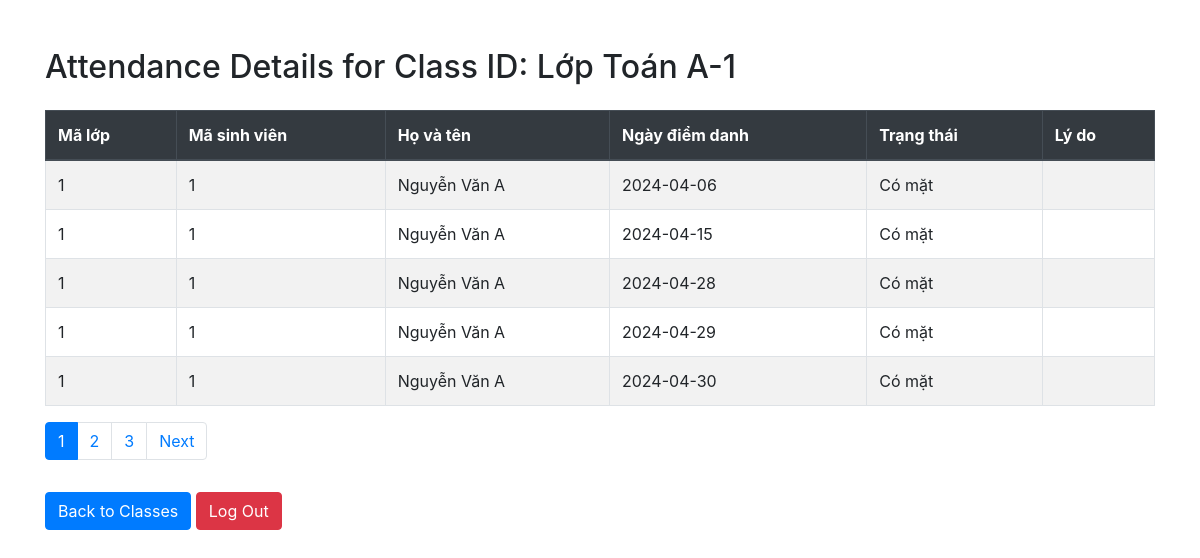
Screenshot of /code/chitietdiemdanh-sv.php?id=1 (signed in) with the database file from the repository.
### tables this page shows
CREATE TABLE `classes` (
  `class_id` int(11) NOT NULL,
  `class_name` varchar(255) NOT NULL,
  `subject_id` int(11) NOT NULL,
  `semester_id` int(11) NOT NULL,
  `teacher_id` int(11) NOT NULL
);

CREATE TABLE `attendances` (
  `attendance_id` int(11) NOT NULL,
  `class_id` int(11) NOT NULL,
  `student_id` int(11) NOT NULL,
  `attendance_date` date NOT NULL,
  `status` enum('Có mặt','Vắng','Vắng có phép') NOT NULL,
  `lydo` text DEFAULT NULL
);

CREATE TABLE `student` (
  `student_id` int(11) NOT NULL,
  `username` varchar(255) NOT NULL,
  `password` varchar(255) NOT NULL,
  `fullname` varchar(255) NOT NULL,
  `email` varchar(255) NOT NULL,
  `phone_number` varchar(255) NOT NULL
);

### code/chitietdiemdanh-sv.php (the view, shortened to what this page needs)
<?php
    include 'connect.php';
    $u = $_SESSION['username'];
    $id = $_GET['id'];
    $records_per_page = 5;
    $sql_count = "SELECT COUNT(*) AS total_records
                  FROM attendances att
                  INNER JOIN classes c ON c.class_id = att.class_id
                  INNER JOIN student stu ON att.student_id = stu.student_id
                  WHERE att.class_id = ? AND stu.username = ?";
    $stm_count = $conn->prepare($sql_count);
    $stm_count->execute([$id, $u]);
    $row_count = $stm_count->fetch(PDO::FETCH_ASSOC);
    $total_records = $row_count['total_records'];
    $total_pages = ceil($total_records / $records_per_page);
    if (!isset($_GET['page'])) {
        $page = 1;
    } else {
        $page = $_GET['page'];
    }
    $start_from = ($page - 1) * $records_per_page;
    $sql = "SELECT att.attendance_id, att.class_id, att.student_id, att.attendance_date, att.status, att.lydo, stu.fullname, c.class_name
            FROM attendances att
            INNER JOIN classes c ON c.class_id = att.class_id
            INNER JOIN student stu ON att.student_id = stu.student_id
            WHERE att.class_id = ? AND stu.username = ?
            LIMIT $start_from, $records_per_page";
    $stm = $conn->prepare($sql);
    $stm->execute([$id, $u]);
    $data = $stm->fetchAll(PDO::FETCH_OBJ);
    $classname = '';
    foreach ($data as $item) {
        $classname = $item->class_name;
    }
?>
<!DOCTYPE html>
<html lang="en">
<head>
    <link rel="stylesheet" href="https://stackpath.bootstrapcdn.com/bootstrap/4.5.2/css/bootstrap.min.css">
</head>
<body>
    <div class="container mt-5">
        <h2 class="mb-4">Attendance Details for Class ID: <?php echo htmlspecialchars($classname); ?></h2>
        <table class="table table-bordered table-striped">
            <thead class="thead-dark">
                <tr>
                    <th>Mã lớp</th>
                    <th>Mã sinh viên</th>
                    <th>Họ và tên</th>
                    <th>Ngày điểm danh</th>
                    <th>Trạng thái</th>
                    <th>Lý do</th>
                </tr>
            </thead>
            <tbody>
            <?php foreach ($data as $item) { ?>
                <tr>
                    <td><?php echo htmlspecialchars($item->class_id); ?></td>
                    <td><?php echo htmlspecialchars($item->student_id); ?></td>
                    <td><?php echo htmlspecialchars($item->fullname); ?></td>
                    <td><?php echo htmlspecialchars($item->attendance_date); ?></td>
                    <td><?php echo htmlspecialchars($item->status); ?></td>
                    <td><?php echo htmlspecialchars($item->lydo); ?></td>
                </tr>
            <?php } ?>
            </tbody>
        </table>
        <?php if ($total_pages > 1) { ?>
        <ul class="pagination">
            <?php for ($i = 1; $i <= $total_pages; $i++) { ?>
                <li class="page-item <?php if ($i == $page) echo 'active'; ?>"><a class="page-link" href="chitietdiemdanh-sv.php?id=<?php echo $id; ?>&page=<?php echo $i; ?>"><?php echo $i; ?></a></li>
            <?php } ?>
            <?php if ($page < $total_pages) { ?>
                <li class="page-item"><a class="page-link" href="chitietdiemdanh-sv.php?id=<?php echo $id; ?>&page=<?php echo $page + 1; ?>">Next</a></li>
            <?php } ?>
        </ul>
        <?php } ?>
        <a href="student.php" class="btn btn-primary mt-3">Back to Classes</a>
        <a href="./logout.php" class="btn btn-danger mt-3">Log Out</a>
    </div>
</body>
</html>

### rows the page displays
classes: class_name "Lớp Toán A-1"
attendances: class "1", student "1", student.fullname "Nguyễn Văn A", attendance_date "2024-04-06", status "Có mặt"
attendances: class "1", student "1", student.fullname "Nguyễn Văn A", attendance_date "2024-04-15", status "Có mặt"
attendances: class "1", student "1", student.fullname "Nguyễn Văn A", attendance_date "2024-04-28", status "Có mặt"
attendances: class "1", student "1", student.fullname "Nguyễn Văn A", attendance_date "2024-04-29", status "Có mặt"
attendances: class "1", student "1", student.fullname "Nguyễn Văn A", attendance_date "2024-04-30", status "Có mặt"
